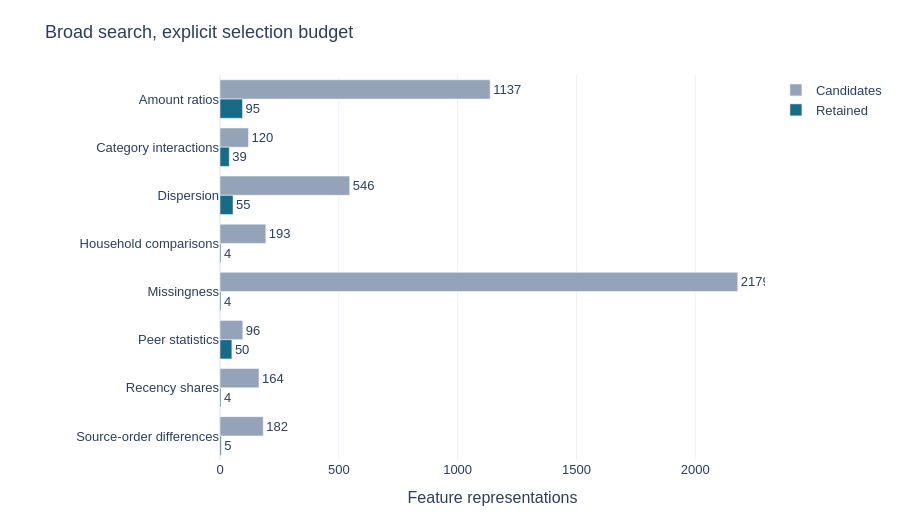
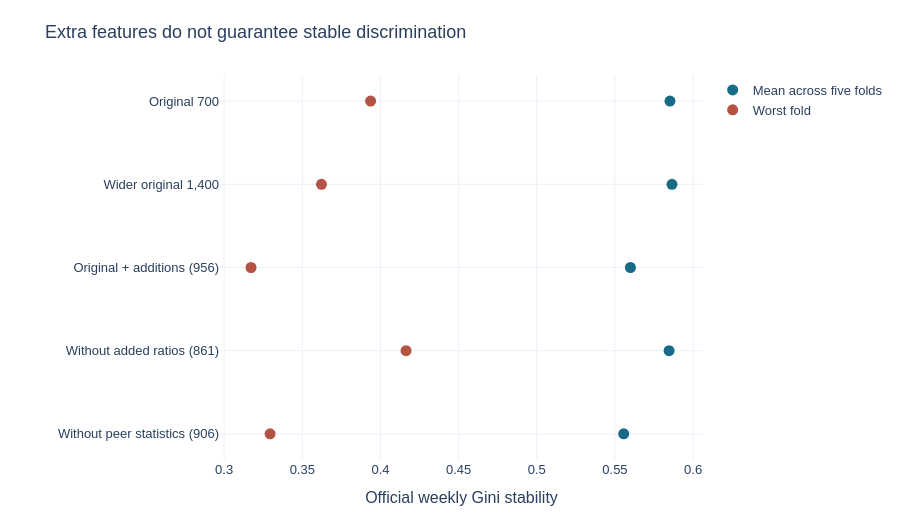
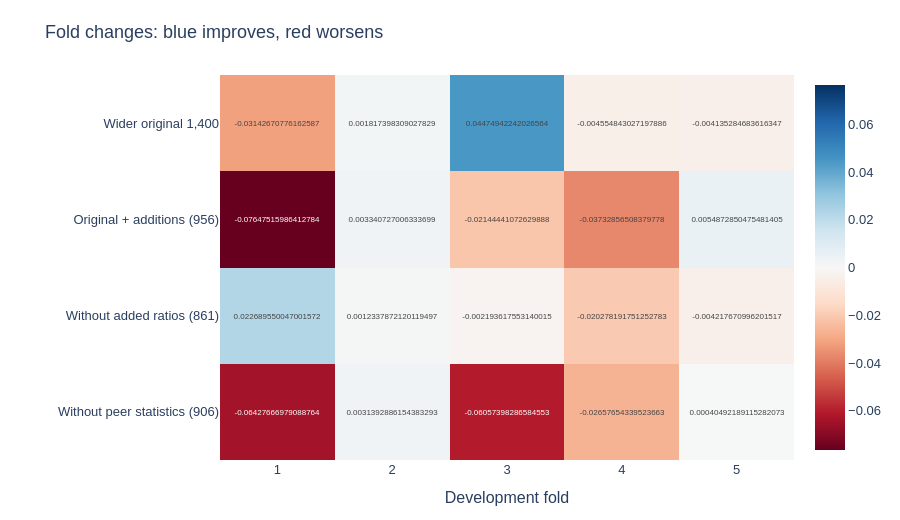
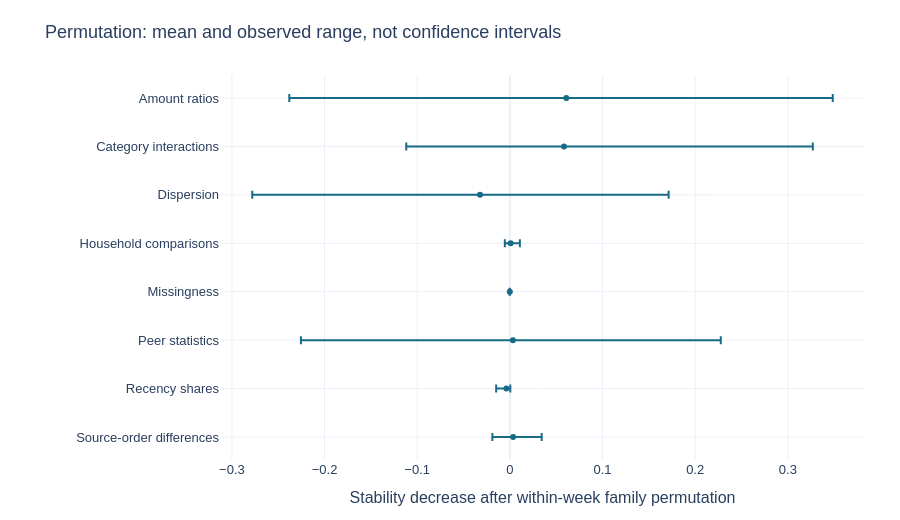

Write notebook code for charts like these, in order.
### Markdown cell above
## Controlled comparisons and model complexity

The four new conditions use the original LightGBM parameters, seeds, six-thread
configuration and five full folds. Only the representation changes. All 20 fits
retain native models, encoders, peer references, feature recipes and predictions.
The 700-feature control reuses its archived predictions. No learner was retuned
to rescue a weak feature condition.

Report mean and worst-fold stability alongside pooled ROC AUC, average precision,
raw Brier and log loss. Native-model size and selected boosting rounds expose
complexity; they are not inference-latency measurements. Different worker instance
families prevent treating job duration as a controlled speed comparison.

The official metric penalizes declining weekly Gini and residual variation.
Pooled discrimination can therefore improve while the primary temporal objective
worsens. Fold changes make that tradeoff visible. Permutation error bars show the
observed minimum/maximum across five folds and three repeats, **not confidence
intervals**. Permuting a whole added family within each week preserves its internal
relationships but breaks dependencies with unpermuted features. On 12,000 sampled
cases per fold, the slope penalty can produce wide ranges. Full-fold ablations
carry more weight than one noisy importance number.

### Code cell
from home_credit.modeling.feature_research_report import display_charts

rows = pd.DataFrame(result["rows"])
rows.insert(1, "features", rows["experiment"].map(WIDTHS))
display(rows.round(6))
fits = pd.DataFrame(
    [
        {
            "condition": LABELS[r["experiment"]],
            "rounds": r["best_iteration"],
            "native_model_MB": r["artifacts"]["model"]["bytes"] / 1_000_000,
        }
        for r in result["fit_records"]
    ]
)
display(fits.groupby("condition").agg(["mean", "min", "max"]).round(3))
display_charts(evidence)

### Figure 1 — Plotly figure (JSON) as saved in the notebook; plotly's stock layout.template omitted (floating-point values rounded to 4 significant figures)
{"data": [{"marker": {"color": "#94a3b8"}, "name": "Candidates", "orientation": "h", "text": ["1137", "120", "546", "193", "2179", "96", "164", "182"], "textposition": "outside", "type": "bar", "x": [1137, 120, 546, 193, 2179, 96, 164, 182], "y": ["Amount ratios", "Category interactions", "Dispersion", "Household comparisons", "Missingness", "Peer statistics", "Recency shares", "Source-order differences"]}, {"marker": {"color": "#176b87"}, "name": "Retained", "orientation": "h", "text": ["95", "39", "55", "4", "4", "50", "4", "5"], "textposition": "outside", "type": "bar", "x": [95, 39, 55, 4, 4, 50, 4, 5], "y": ["Amount ratios", "Category interactions", "Dispersion", "Household comparisons", "Missingness", "Peer statistics", "Recency shares", "Source-order differences"]}], "layout": {"barmode": "group", "font": {"family": "Arial", "size": 13}, "height": 520, "margin": {"b": 60, "l": 220, "r": 35, "t": 75}, "title": {"text": "Broad search, explicit selection budget"}, "xaxis": {"title": {"text": "Feature representations"}}, "yaxis": {"autorange": "reversed"}}}

### Figure 2 — Plotly figure (JSON) as saved in the notebook; plotly's stock layout.template omitted (floating-point values rounded to 4 significant figures)
{"data": [{"marker": {"color": "#176b87", "size": 11}, "mode": "markers", "name": "Mean across five folds", "type": "scatter", "x": [0.5852, 0.5865, 0.5599, 0.5846, 0.5556], "y": ["Original 700", "Wider original 1,400", "Original + additions (956)", "Without added ratios (861)", "Without peer statistics (906)"]}, {"marker": {"color": "#b45343", "size": 11}, "mode": "markers", "name": "Worst fold", "type": "scatter", "x": [0.3937, 0.3623, 0.3172, 0.4164, 0.3294], "y": ["Original 700", "Wider original 1,400", "Original + additions (956)", "Without added ratios (861)", "Without peer statistics (906)"]}], "layout": {"font": {"family": "Arial", "size": 13}, "height": 520, "margin": {"b": 60, "l": 220, "r": 35, "t": 75}, "title": {"text": "Extra features do not guarantee stable discrimination"}, "xaxis": {"title": {"text": "Official weekly Gini stability"}}, "yaxis": {"autorange": "reversed"}}}

### Figure 3 — Plotly figure (JSON) as saved in the notebook; plotly's stock layout.template omitted (floating-point values rounded to 4 significant figures)
{"data": [{"colorscale": [[0.0, "rgb(103,0,31)"], [0.1, "rgb(178,24,43)"], [0.2, "rgb(214,96,77)"], [0.3, "rgb(244,165,130)"], [0.4, "rgb(253,219,199)"], [0.5, "rgb(247,247,247)"], [0.6, "rgb(209,229,240)"], [0.7, "rgb(146,197,222)"], [0.8, "rgb(67,147,195)"], [0.9, "rgb(33,102,172)"], [1.0, "rgb(5,48,97)"]], "texttemplate": "%{z:+.4f}", "type": "heatmap", "x": [1, 2, 3, 4, 5], "y": ["Wider original 1,400", "Original + additions (956)", "Without added ratios (861)", "Without peer statistics (906)"], "z": [[-0.03143, 0.001817, 0.04475, -0.004555, -0.004135], [-0.07648, 0.003341, -0.02144, -0.03733, 0.005487], [0.02269, 0.001234, -0.002194, -0.02028, -0.004218], [-0.06428, 0.003139, -0.06057, -0.02658, 0.0004049]], "zmax": 0.07648, "zmin": -0.07648}], "layout": {"font": {"family": "Arial", "size": 13}, "height": 520, "margin": {"b": 60, "l": 220, "r": 35, "t": 75}, "title": {"text": "Fold changes: blue improves, red worsens"}, "xaxis": {"title": {"text": "Development fold"}}, "yaxis": {"autorange": "reversed"}}}

### Figure 4 — Plotly figure (JSON) as saved in the notebook; plotly's stock layout.template omitted (floating-point values rounded to 4 significant figures)
{"data": [{"error_x": {"array": [0.2876, 0.2685, 0.2035, 0.009993, 3.573e-05, 0.2244, 0.004225, 0.03084], "arrayminus": [0.299, 0.1703, 0.2458, 0.00626, 0.0002618, 0.2287, 0.01104, 0.02243], "symmetric": false, "type": "data"}, "marker": {"color": "#176b87"}, "mode": "markers", "type": "scatter", "x": [0.0609, 0.05845, -0.03219, 0.0008081, -1.499e-05, 0.003227, -0.003731, 0.003531], "y": ["Amount ratios", "Category interactions", "Dispersion", "Household comparisons", "Missingness", "Peer statistics", "Recency shares", "Source-order differences"]}], "layout": {"font": {"family": "Arial", "size": 13}, "height": 520, "margin": {"b": 60, "l": 220, "r": 35, "t": 75}, "title": {"text": "Permutation: mean and observed range, not confidence intervals"}, "xaxis": {"title": {"text": "Stability decrease after within-week family permutation"}}, "yaxis": {"autorange": "reversed"}}}
